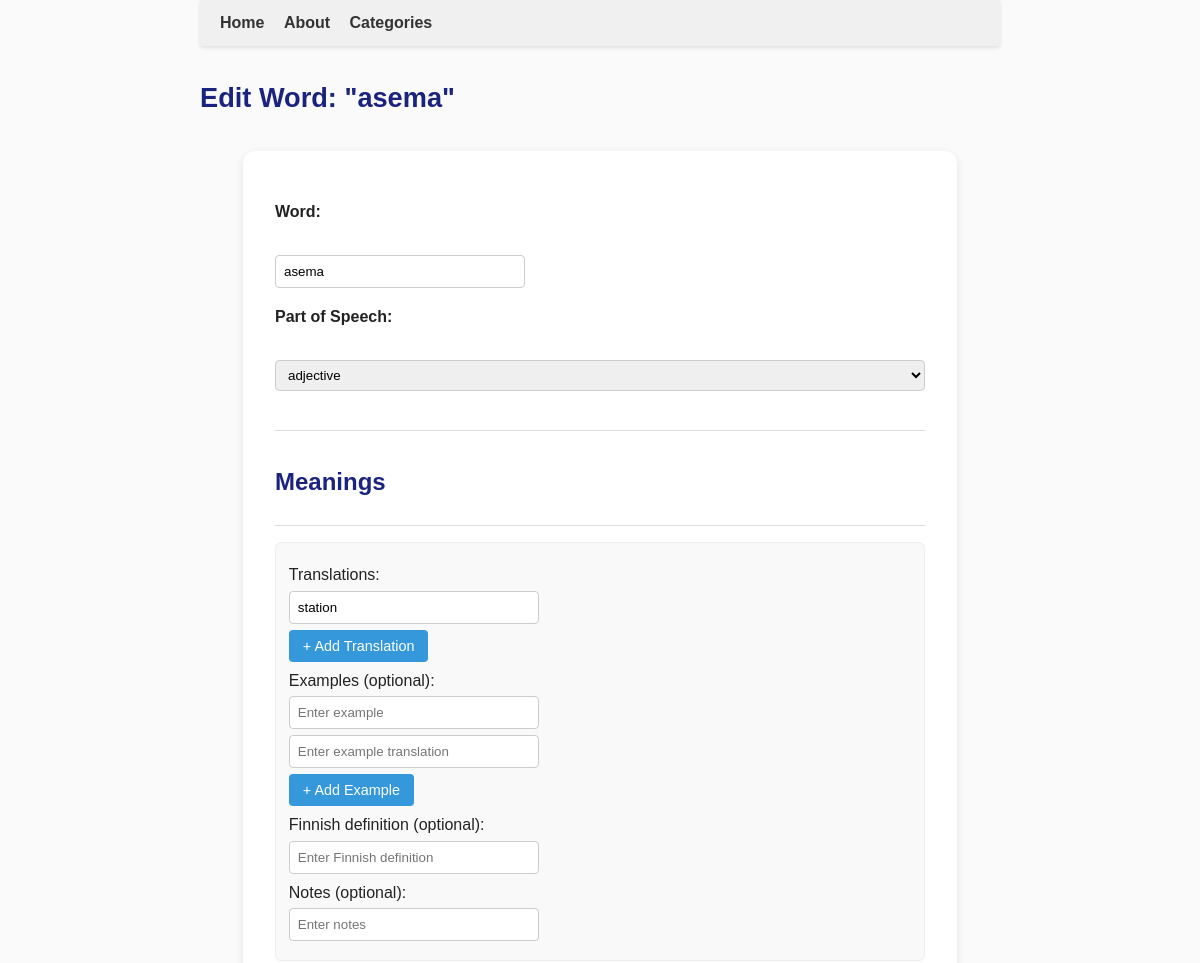
Page /admin/edit_word/58 (signed in, upper part) on the earlier database version.
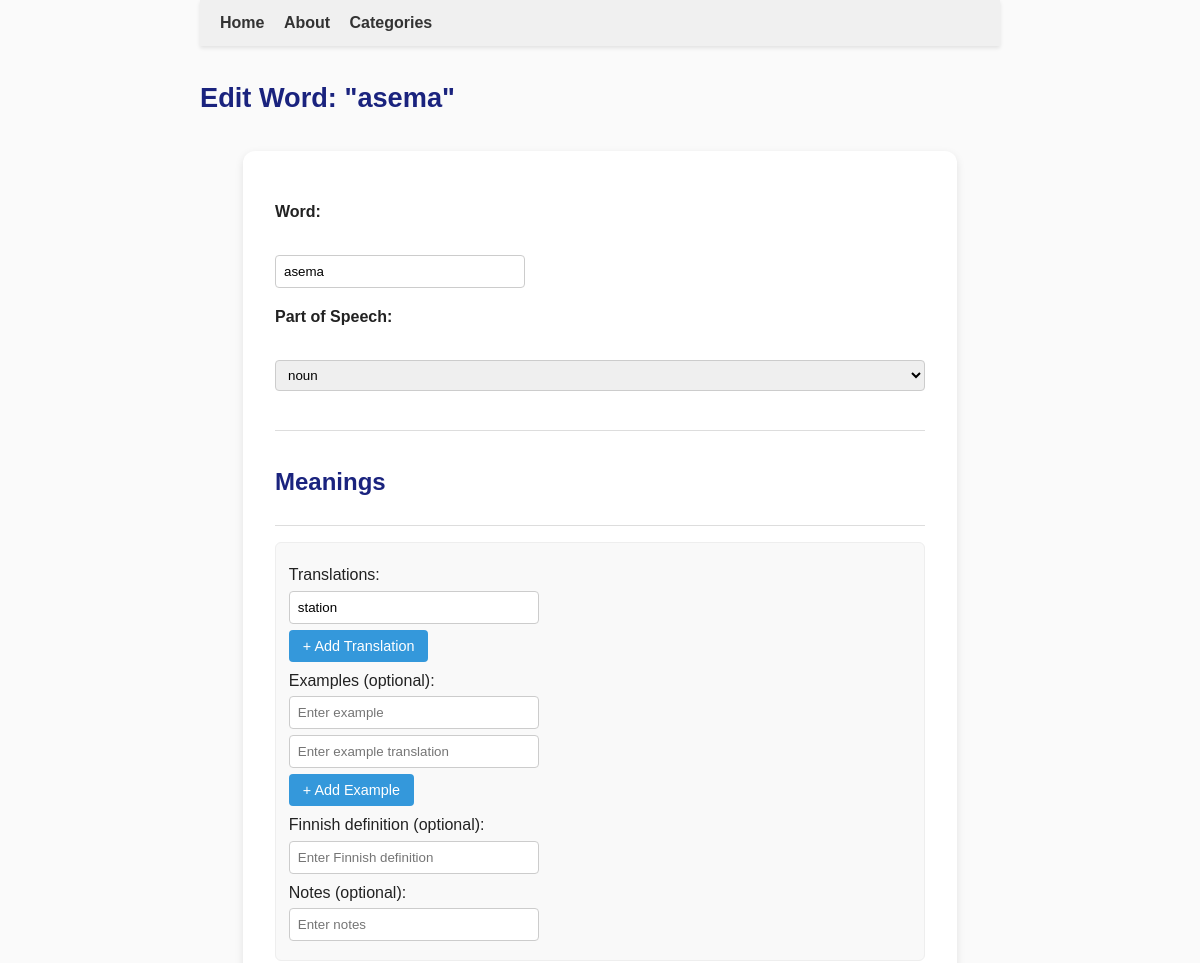
Same page on the later database version.
### tables this page shows
CREATE TABLE words (
        id INTEGER PRIMARY KEY,
        word TEXT UNIQUE NOT NULL,
        pos_id INTEGER REFERENCES parts_of_speech(id)
    , created_at TEXT, updated_at TEXT, language_code TEXT DEFAULT 'fi');

CREATE TABLE parts_of_speech (
        id INTEGER PRIMARY KEY,
        name TEXT NOT NULL
    );

### app.py (the view, shortened to what this page needs)
@app.route('/admin/edit_word/<int:word_id>', methods=['GET', 'POST'])
@admin_required
def admin_edit_word(word_id):
    conn = sqlite3.connect("finnish.db")
    conn.row_factory = sqlite3.Row
    cur = conn.cursor()
    cur.execute("SELECT * FROM words WHERE id = ?", (word_id,))
    word = cur.fetchone()
    if not word:
        flash("Word not found.", "error")
        conn.close()
        return redirect(url_for('admin_dashboard'))
    word = dict(word)
    cur.execute("SELECT id, name FROM categories ORDER BY name")
    categories = cur.fetchall()
    cur.execute("SELECT id, name FROM parts_of_speech ORDER BY name")
    pos_list = cur.fetchall()
    cur.execute("SELECT id, meaning_number, notes, definition FROM meanings WHERE word_id = ? ORDER BY meaning_number", (word_id,))
    meanings_rows = cur.fetchall()
    meanings = []
    for m in meanings_rows:
        meaning_id = m['id']
        cur.execute("SELECT translation_text FROM translations WHERE meaning_id = ? ORDER BY translation_number", (meaning_id,))
        translations = [t['translation_text'] for t in cur.fetchall()]
        cur.execute("SELECT example_text, example_translation_text FROM examples WHERE meaning_id = ?", (meaning_id,))
        examples = [(e['example_text'], e['example_translation_text']) for e in cur.fetchall()]
        meanings.append({
            'id': m['id'],
            'meaning_number': m['meaning_number'],
            'notes': m['notes'],
            'definition': m['definition'],
            'translations': translations,
            'examples': examples
        })
    conn.close()
    return render_template('admin_edit_word.html', word=word, pos_list=pos_list, meanings=meanings)

### app.py (called while the page is built)
def admin_required(f):
    @wraps(f)
    def decorated_function(*args, **kwargs):
        if not session.get('admin_logged_in'):
            flash("Admin login required.", "warning")
            return redirect(url_for('login'))
        return f(*args, **kwargs)
    return decorated_function

### templates/admin_edit_word.html (shortened to what this page needs)
{% extends "base.html" %}
{% block content %}
<h2>Edit Word: "{{ word['word'] }}"</h2>
<div class="admin-add-word-container">
<form method="post" class="admin-add-word-form">
    <p>
        <label>Word:</label><br>
        <input type="text" name="word" value="{{ word['word'] }}" required class="admin-input" placeholder="Enter word">
    </p>
    <p>
        <label>Part of Speech:</label><br>
        <select name="pos_id" required class="admin-select">
            {% for pos in pos_list %}
            <option value="{{ pos['id'] }}" {% if pos['id'] == word['pos_id'] %}selected{% endif %}>{{ pos['name'] }}</option>
            {% endfor %}
        </select>
    </p>
    <hr>
    <h3>Meanings</h3>
    <div id="meanings-container" class="meanings-section">
        {% for meaning in meanings %}
        <div class="meaning-block" data-meaning-number="{{ meaning['meaning_number'] }}">
            <p>Translations:</p>
            <div id="translations-{{ meaning['meaning_number'] }}" class="translations-group">
                {% for t in meaning['translations'] %}
                <input type="text" name="translations_{{ meaning['meaning_number'] }}[]" value="{{ t }}" class="admin-input" placeholder="Enter translation">
                {% endfor %}
            </div>
            <button type="button" class="admin-btn" onclick="addTranslation({{ meaning['meaning_number'] }})">+ Add Translation</button>
            <p>Examples (optional):</p>
            <div id="examples-{{ meaning['meaning_number'] }}" class="examples-group">
                {% if meaning['examples'] %}
                    {% for ex, ex_trans in meaning['examples'] %}
                    <div class="example-pair">
                        <input type="text" name="examples_{{ meaning['meaning_number'] }}[]" value="{{ ex }}" class="admin-input" placeholder="Enter example">
                        <input type="text" name="examples_trans_{{ meaning['meaning_number'] }}[]" value="{{ ex_trans or '' }}" class="admin-input" placeholder="Enter example translation">
                    </div>
                    {% endfor %}
                {% else %}
                    <div class="example-pair">
                        <input type="text" name="examples_{{ meaning['meaning_number'] }}[]" class="admin-input" placeholder="Enter example">
                        <input type="text" name="examples_trans_{{ meaning['meaning_number'] }}[]" class="admin-input" placeholder="Enter example translation">
                    </div>
                {% endif %}
            </div>
            <button type="button" class="admin-btn" onclick="addExample({{ meaning['meaning_number'] }})">+ Add Example</button>
            <p>Finnish definition (optional):</p>
            <input type="text" name="definition_{{ meaning['meaning_number'] }}" class="admin-input"
                placeholder="Enter Finnish definition" value="{{ meaning['definition'] or '' }}">
            <p>Notes (optional):</p>
            <input type="text" name="meaning_notes[]" class="admin-input" placeholder="Enter notes" value="{{ meaning['notes'] or '' }}">
        </div>
        {% endfor %}
    </div>
</form>
</div>
{% endblock %}

Differences in the rows shown:
changed words "asema": pos_id "adjective" → "noun"
